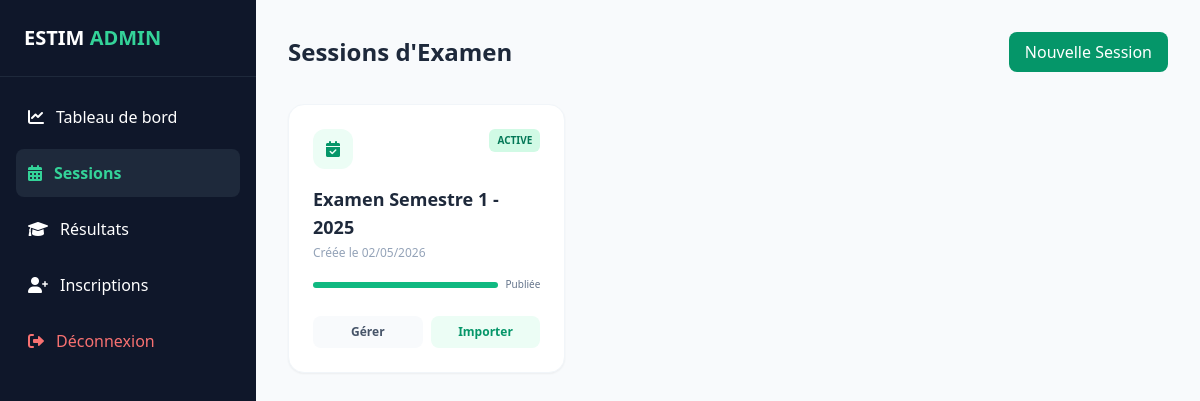
Screenshot of /api/dashboard/sessions/ (signed in) with the database file from the repository.
### campus/models.py (models this page shows, shortened)
class SessionExamen(models.Model):
    nom = models.CharField(max_length=200, unique=True)
    is_active = models.BooleanField(default=True)
    results_available = models.BooleanField(default=True)
    created_at = models.DateTimeField(auto_now_add=True)

### campus/dashboard_views.py (the view)
# urls.py: path('dashboard/sessions/', dashboard_sessions, name='dashboard_sessions'),
@login_required
@user_passes_test(is_admin)
def dashboard_sessions(request):
    sessions = SessionExamen.objects.all().order_by('-created_at')
    return render(request, 'dashboard/sessions.html', {'sessions': sessions})

### campus/dashboard_views.py (called while the page is built)
def is_admin(user):
    return user.is_authenticated and user.is_staff

### campus/templates/dashboard/sessions.html (shortened to what this page needs)
<!DOCTYPE html>
<html lang="fr">
<head>
    <script src="https://cdn.tailwindcss.com"></script>
    <link href="https://cdnjs.cloudflare.com/ajax/libs/font-awesome/6.0.0/css/all.min.css" rel="stylesheet">
</head>
<body class="bg-slate-50 flex min-h-screen">
    <aside class="w-64 bg-slate-900 text-white flex flex-col">
        <div class="p-6 border-b border-slate-800"><h1 class="text-xl font-bold">ESTIM <span class="text-emerald-400">ADMIN</span></h1></div>
        <nav class="flex-1 p-4 space-y-2">
            <a href="/api/dashboard/" class="flex items-center space-x-3 p-3 hover:bg-slate-800 rounded-lg transition">
                <i class="fas fa-chart-line"></i><span>Tableau de bord</span>
            </a>
            <a href="/api/dashboard/sessions/" class="flex items-center space-x-3 p-3 bg-slate-800 rounded-lg text-emerald-400 font-bold">
                <i class="fas fa-calendar-alt"></i><span>Sessions</span>
            </a>
            <a href="/api/dashboard/results/" class="flex items-center space-x-3 p-3 hover:bg-slate-800 rounded-lg transition">
                <i class="fas fa-graduation-cap"></i><span>Résultats</span>
            </a>
            <a href="/api/dashboard/inscriptions/" class="flex items-center space-x-3 p-3 hover:bg-slate-800 rounded-lg transition">
                <i class="fas fa-user-plus"></i><span>Inscriptions</span>
            </a>
            <a href="/admin/logout/" class="flex items-center space-x-3 p-3 hover:bg-red-900/20 text-red-400 rounded-lg transition mt-8">
                <i class="fas fa-sign-out-alt"></i><span>Déconnexion</span>
            </a>
        </nav>
    </aside>
    <main class="flex-1 p-8">
        <header class="mb-8 flex justify-between items-center">
            <h2 class="text-2xl font-bold text-slate-800">Sessions d'Examen</h2>
            <a href="/admin/campus/sessionexamen/add/" class="bg-emerald-600 text-white px-4 py-2 rounded-lg hover:bg-emerald-700 transition">Nouvelle Session</a>
        </header>
        <div class="grid grid-cols-1 md:grid-cols-2 lg:grid-cols-3 gap-6">
            {% for session in sessions %}
            <div class="bg-white p-6 rounded-2xl shadow-sm border border-slate-100 hover:border-emerald-200 transition-all">
                <div class="flex justify-between items-start mb-4">
                    <div class="w-10 h-10 bg-emerald-50 text-emerald-600 rounded-xl flex items-center justify-center">
                        <i class="fas fa-calendar-check"></i>
                    </div>
                    {% if session.is_active %}
                    <span class="px-2 py-1 bg-emerald-100 text-emerald-700 rounded-md text-[10px] font-bold">ACTIVE</span>
                    {% else %}
                    <span class="px-2 py-1 bg-slate-100 text-slate-500 rounded-md text-[10px] font-bold">INACTIVE</span>
                    {% endif %}
                </div>
                <h3 class="text-lg font-bold text-slate-800 mb-1">{{ session.nom }}</h3>
                <p class="text-slate-400 text-xs mb-4">Créée le {{ session.created_at|date:"d/m/Y" }}</p>
                <div class="flex items-center space-x-2 mb-6">
                    <div class="flex-1 h-1.5 bg-slate-100 rounded-full overflow-hidden">
                        <div class="h-full bg-emerald-500" style="width: {% if session.results_available %}100%{% else %}10%{% endif %}"></div>
                    </div>
                    <span class="text-[10px] font-medium text-slate-500">{% if session.results_available %}Publiée{% else %}En attente{% endif %}</span>
                </div>
                <div class="flex space-x-2">
                    <a href="/admin/campus/sessionexamen/{{ session.id }}/change/" class="flex-1 text-center py-2 bg-slate-50 text-slate-600 rounded-lg text-xs font-bold hover:bg-slate-100 transition">Gérer</a>
                    <a href="/api/dashboard/?session={{ session.id }}" class="flex-1 text-center py-2 bg-emerald-50 text-emerald-600 rounded-lg text-xs font-bold hover:bg-emerald-100 transition">Importer</a>
                </div>
            </div>
            {% empty %}
            <div class="col-span-full py-20 text-center bg-white rounded-2xl border border-dashed border-slate-200 text-slate-400">
                <i class="fas fa-folder-open text-4xl mb-4"></i>
                <p>Aucune session d'examen trouvée.</p>
            </div>
            {% endfor %}
        </div>
    </main>
</body>
</html>

### rows the page displays
SessionExamen: is_active "ACTIVE", nom "Examen Semestre 1 - 2025", created_at "02/05/2026", results_available True (drawn)
